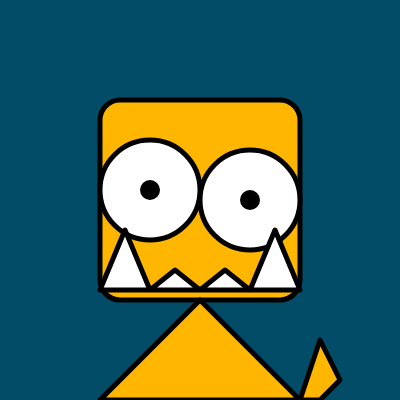
Frame 1 (no input)
Frame 60 (no input): identical to frame 1, image omitted
Frame 120 (the mouse pressed at the canvas centre since frame 60): identical to frame 1, image omitted

The p5.js sketch that drew this single still picture (run headless with seeded random() and noise() and a simulated clock; from frame 60 on, the mouse is pressed at the canvas centre):

// p5.js sketch
// ── sketch.js
function setup() {
    createCanvas(400, 400);
    rectMode(CENTER);
    ellipseMode(CENTER);
}

function draw() {
    background(2, 76, 104);
    stroke(0);
    strokeWeight(5.0);
    strokeCap(ROUND); // of SQUARE of PROJECT
    strokeJoin(ROUND); // of MITER of BEVEL

    fill(255, 182, 0);
    rect(200, 200, 200, 200, 20);
    fill(255);
    ellipse(150, 190, 100, 100);
    ellipse(250, 200, 100, 100);
    fill(0);
    ellipse(150, 190, 15, 15);
    ellipse(250, 200, 15, 15);
    fill(255, 182, 0);
    triangle(100, 400, 200, 300, 300, 400);
    quad(300, 400, 320, 340, 340, 380, 320, 400);

    fill(255);
    //POINTS, LINES, TRIANGLES, TRIANGLE_STRIP,QUADS,QUADSTRIP
    beginShape();
    //beginShape(LINES);
    vertex(100, 290);
    vertex(125, 230);
    vertex(150, 290);
    vertex(175, 270);
    vertex(200, 290);
    vertex(225, 270);
    vertex(250, 290);
    vertex(275, 230);
    vertex(300, 290);
    endShape(CLOSE);
}
